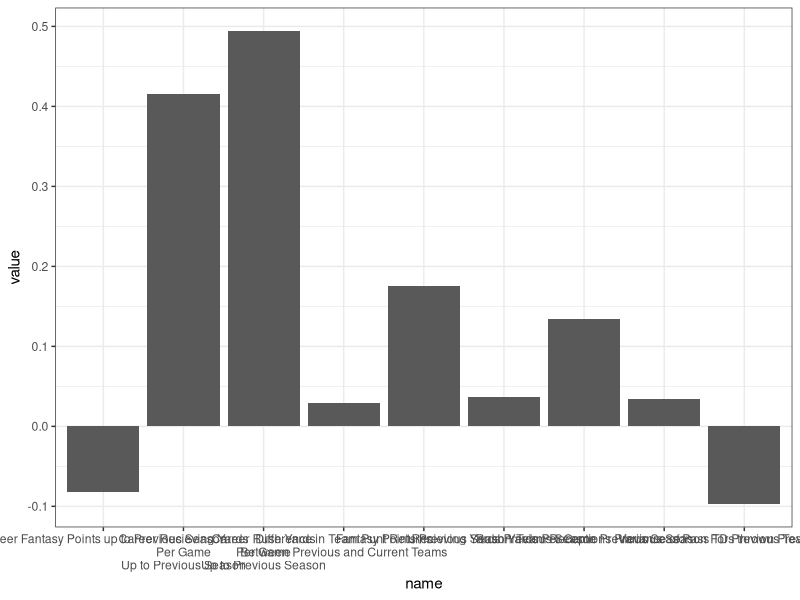
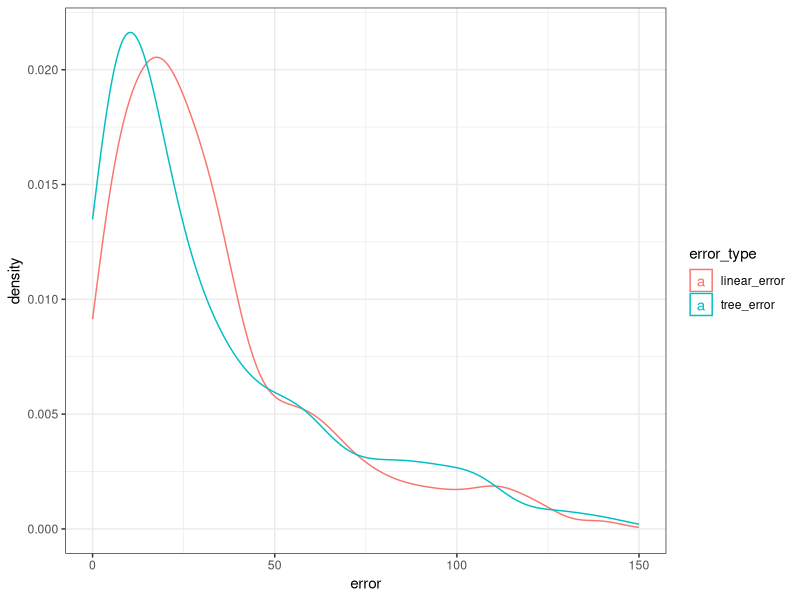

The R source for these figures, in order:
## ---- chunk 1
knitr::opts_chunk$set(echo = F)
## ---- chunk 2
library(tidyverse)
library(dplyr)
library(ggrepel)

## ---- chunk 3
df_coef_O_lin <- read_csv('output_coefs_O_linear.csv') %>% head(10) %>% select(value)

df_coef_O_lin <- df_coef_O_lin %>% mutate(name = c("Career Rush Yards\nPer Game\nUp to Previous Season",
                                  "Career Recieving Yards\nPer Game\nUp to Previous Season",
                                  "Fantasy Points Previous Season",
                                  "Rush Yards Per Game Previous Season",
                                  "Variance of Pass TDs thrown Previous Season",
                                  "Career Fantasy Points up to Previous Season",
                                  "Recieving Yards Previous Season",
                                  "Team Receptions Previous Season For Previous Team",
                                  "Career Rush Yards\nPer Game\nUp to Previous Season",
                                  "Difference in Team Punt Returns\nBetween Previous and Current Teams"))

ggplot(df_coef_O_lin, aes(y = value, x = name)) + geom_bar(stat = "Identity") + theme_bw()

df_coef_O_tree <- read_csv('output_coefs_O_tree.csv') %>% head(15)



## ---- chunk 4
#loading data
df_results_2018_lin <- read_csv('results_2018_linear.csv')
df_results_2019_lin <- read_csv('results_2019_linear.csv')
df_results_2018_tree <- read_csv('results_2018_tree.csv')
df_results_2019_tree <- read_csv('results_2019_tree.csv')
df_coef_O_lin <- read_csv('output_coefs_O_linear.csv')
df_coef_D_lin <- read_csv('output_coefs_D_linear.csv')
df_coef_O_tree <- read_csv('output_coefs_O_tree.csv')
df_coef_D_tree <- read_csv('output_coefs_D_tree.csv')

## ---- chunk 5

df_plot <- data.frame(linear_error = abs(df_results_2018_lin$actual_points - df_results_2018_lin$predicted_points), tree_error = abs(df_results_2018_tree$actual_points - df_results_2018_tree$predicted_points)) 

df_plot_text <- data.frame(error_type = c("Linear", "Tree"), error = c(mean(df_plot$linear_error),
                                                                  mean(df_plot$tree_error)))

df_plot <- df_plot %>% gather(key = "error_type", value = "error", c("linear_error", "tree_error"))

df_plot <- df_plot %>% group_by(error_type) %>% mutate(mean_val = mean(error)) %>% ungroup()

ggplot(df_plot, aes(error, color = error_type)) + geom_density(alpha=0.25) + xlim(0,150) + theme_bw() +
  geom_text_repel(aes(label = mean_val), y = 0.2)

## ---- chunk 6

df_coef_O_tree
